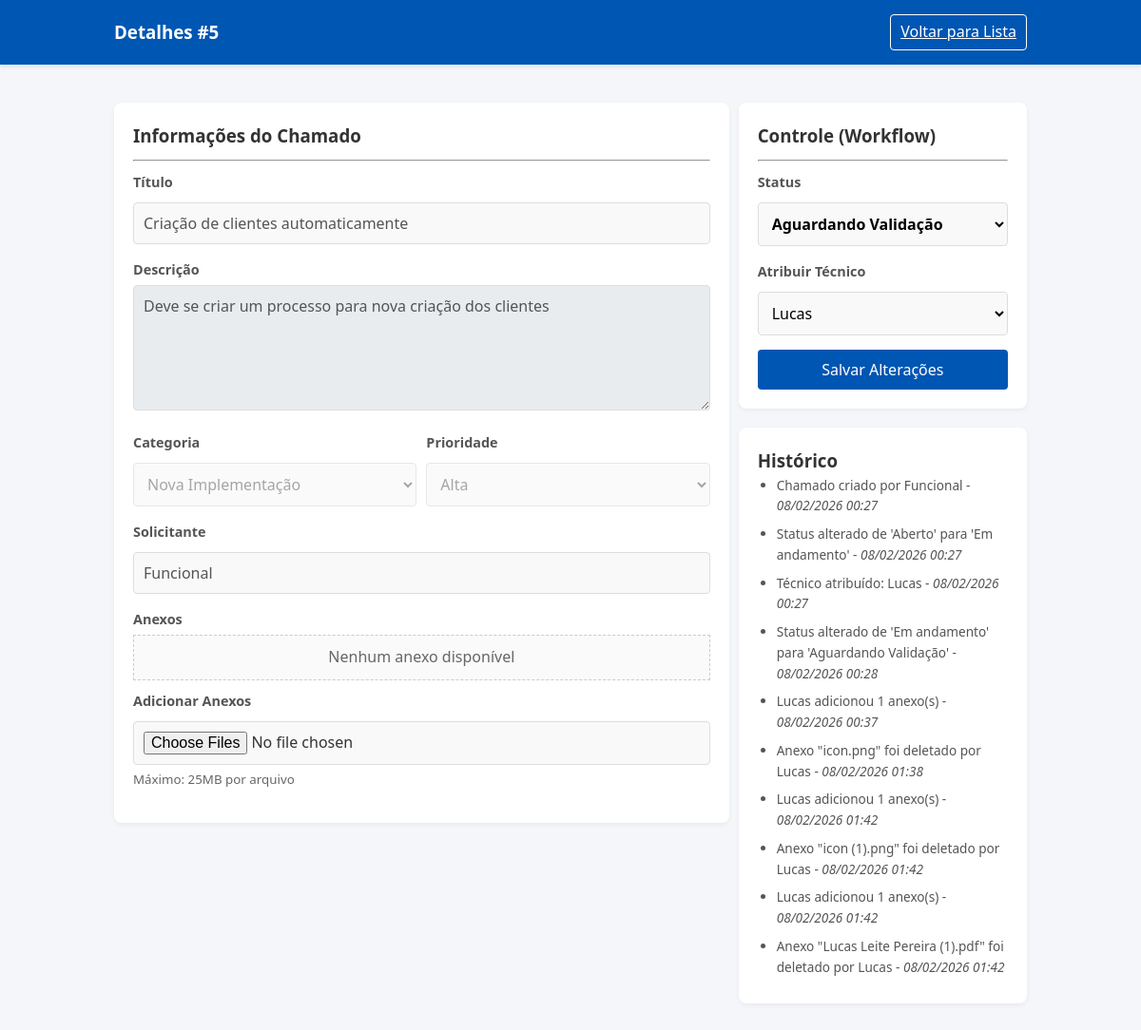
/detalhes/5/ (signed in), run on the app's committed database.
### tickets/models.py (models this page shows, shortened)
class Chamado(models.Model):
    STATUS_CHOICES = [
        ('ABERTO', 'Aberto'),
        ('EM_ANDAMENTO', 'Em andamento'),
        ('BLOQUEADO', 'Com Bloqueio'),
        ('VALIDACAO', 'Aguardando Validação'),
        ('MIGRACAO', 'Em migração'),
        ('CONCLUIDO', 'Concluído'),
        ('DOC_PENDENTE', 'Documentação Pendente'),
    ]
    CATEGORIA_CHOICES = [
        ('BUG', 'Bug / Erro'),
        ('NOVA_IMPLEMENTACAO', 'Nova Implementação'),
        ('ALTERACAO', 'Alteração'),
        ('REFATORACAO', 'Refatoração'),
        ('DEVOPS', 'DevOps / Infra'),
    ]
    PRIORIDADE_CHOICES = [
        ('BAIXA', 'Baixa'),
        ('MEDIA', 'Média'),
        ('ALTA', 'Alta'),
        ('URGENTE', 'Urgente'),
    ]
    titulo = models.CharField(max_length=200)
    descricao = models.TextField()
    categoria = models.CharField(max_length=20, choices=CATEGORIA_CHOICES)
    status = models.CharField(max_length=20, choices=STATUS_CHOICES, default='ABERTO')
    prioridade = models.CharField(max_length=10, choices=PRIORIDADE_CHOICES, default='MEDIA')
    solicitante = models.ForeignKey(User, on_delete=models.CASCADE, related_name='chamados_solicitados')
    tecnico = models.ForeignKey(User, on_delete=models.SET_NULL, null=True, blank=True,
                                related_name='chamados_atribuidos')
    data_criacao = models.DateTimeField(auto_now_add=True)
    data_atualizacao = models.DateTimeField(auto_now=True)
    class Meta:
        ordering = ['-data_criacao']
        verbose_name = 'Chamado'
        verbose_name_plural = 'Chamados'

class Perfil(models.Model):
    TIPO_CHOICES = [
        ('TECNICO', 'Técnico'),
        ('FUNCIONAL', 'Funcional'),
    ]
    user = models.OneToOneField(User, on_delete=models.CASCADE)
    tipo = models.CharField(max_length=10, choices=TIPO_CHOICES, default='FUNCIONAL')
    class Meta:
        verbose_name = 'Perfil'
        verbose_name_plural = 'Perfis'

class HistoricoChamado(models.Model):
    chamado = models.ForeignKey(Chamado, on_delete=models.CASCADE, related_name='historico')
    descricao = models.TextField()
    data = models.DateTimeField(auto_now_add=True)
    usuario = models.ForeignKey(User, on_delete=models.SET_NULL, null=True)
    class Meta:
        ordering = ['data']

### tickets/views.py (the view, shortened to what this page needs)
# urls.py: path('detalhes/<int:id>/', views.detalhes_view, name='detalhes'),
@login_required
def detalhes_view(request, id):
    chamado = get_object_or_404(Chamado, id=id)
    if request.user.perfil.tipo != 'TECNICO' and chamado.solicitante != request.user:
        messages.error(request, 'Você não tem permissão para acessar este chamado.')
        return redirect('dashboard')
    tecnicos = User.objects.filter(perfil__tipo='TECNICO')
    return render(request, 'tickets/detalhes.html', {
        'chamado': chamado,
        'tecnicos': tecnicos
    })

### tickets/templates/tickets/detalhes.html (shortened to what this page needs)
{% load static %}
<!DOCTYPE html>
<html lang="pt-BR">
<head>
    <link rel="stylesheet" href="{% static 'tickets/css/style.css' %}">
</head>
<body>
    <header>
        <div class="header-content">
            <h3>Detalhes <span id="ticket-id-display">#{{ chamado.id }}</span></h3>
            <a href="{% url 'dashboard' %}" class="btn-logout">Voltar para Lista</a>
        </div>
    </header>
    <div class="container">
        <form method="POST" enctype="multipart/form-data" id="details-form">
            <div class="flex-row" style="align-items: flex-start;">
                <div class="card" style="flex: 2;">
                    <h3>Informações do Chamado</h3>
                    <hr style="margin: 10px 0;">
                    <div class="form-group">
                        <label>Título</label>
                        <input type="text" name="titulo" value="{{ chamado.titulo }}" {% if chamado.status != 'ABERTO' or user.perfil.tipo != 'TECNICO' and chamado.solicitante != user %}disabled{% endif %}>
                    </div>
                    <div class="form-group">
                        <label>Descrição</label>
                        <textarea name="descricao" rows="5" {% if chamado.status != 'ABERTO' or user.perfil.tipo != 'TECNICO' and chamado.solicitante != user %}disabled{% endif %}>{{ chamado.descricao }}</textarea>
                    </div>
                    <div class="flex-row">
                        <div class="form-group" style="flex: 1;">
                            <label>Categoria</label>
                            <select name="categoria" {% if chamado.status != 'ABERTO' or user.perfil.tipo != 'TECNICO' and chamado.solicitante != user %}disabled{% endif %}>
                                <option value="NOVA_IMPLEMENTACAO" {% if chamado.categoria == 'NOVA_IMPLEMENTACAO' %}selected{% endif %}>Nova Implementação</option>
                            </select>
                        </div>
                        <div class="form-group" style="flex: 1;">
                            <label>Prioridade</label>
                            <select name="prioridade" {% if chamado.status != 'ABERTO' or user.perfil.tipo != 'TECNICO' and chamado.solicitante != user %}disabled{% endif %}>
                                <option value="ALTA" {% if chamado.prioridade == 'ALTA' %}selected{% endif %}>Alta</option>
                            </select>
                        </div>
                    </div>
                    <div class="form-group">
                        <label>Solicitante</label>
                        <input type="text" value="{{ chamado.solicitante.username }}" disabled>
                    </div>
                    <div class="form-group">
                        <label>Anexos</label>
                        {% if chamado.anexos.all %}
                        <div style="border: 1px solid #ddd; padding: 10px; background: #fafafa; border-radius: 4px;">
                            {% for anexo in chamado.anexos.all %}
                            <div style="padding: 8px; border-bottom: 1px solid #eee;">
                                <div style="display: flex; justify-content: space-between; align-items: center; margin-bottom: 8px;">
                                    <div>
                                        <strong>{{ anexo.nome_original }}</strong>
                                        <br>
                                        <small style="color: #666;">
                                            {{ anexo.get_tamanho_formatado }} - Enviado por {{ anexo.usuario.username }} em {{ anexo.data_upload|date:"d/m/Y H:i" }}
                                        </small>
                                    </div>
                                    <div style="display: flex; gap: 5px;">
                                        {% if anexo.nome_original|lower|slice:"-4:" == ".jpg" or anexo.nome_original|lower|slice:"-5:" == ".jpeg" or anexo.nome_original|lower|slice:"-4:" == ".png" or anexo.nome_original|lower|slice:"-4:" == ".gif" or anexo.nome_original|lower|slice:"-5:" == ".webp" %}
                                        <button type="button" onclick="visualizarImagem('{{ anexo.arquivo.url }}', '{{ anexo.nome_original }}')" class="btn btn-secondary" style="padding: 5px 10px; font-size: 0.85rem;">
                                            👁️ Visualizar
                                        </button>
                                        {% endif %}
                                        <a href="{{ anexo.arquivo.url }}" download class="btn btn-secondary" style="padding: 5px 10px; font-size: 0.85rem;">
                                            ⬇️ Download
                                        </a>
                                        {% if user.perfil.tipo == 'TECNICO' or anexo.usuario == user %}
                                        <button type="button" onclick="confirmarDelecao({{ anexo.id }}, '{{ anexo.nome_original }}')" class="btn btn-danger" style="padding: 5px 10px; font-size: 0.85rem; background: #dc3545; color: white; border: none; cursor: pointer;">
                                            🗑️ Deletar
                                        </button>
                                        {% endif %}
                                    </div>
                                </div>
                                {% if anexo.nome_original|lower|slice:"-4:" == ".jpg" or anexo.nome_original|lower|slice:"-5:" == ".jpeg" or anexo.nome_original|lower|slice:"-4:" == ".png" or anexo.nome_original|lower|slice:"-4:" == ".gif" or anexo.nome_original|lower|slice:"-5:" == ".webp" %}
                                <img src="{{ anexo.arquivo.url }}" alt="{{ anexo.nome_original }}" style="max-width: 150px; max-height: 100px; border-radius: 4px; cursor: pointer; margin-top: 5px;" onclick="visualizarImagem('{{ anexo.arquivo.url }}', '{{ anexo.nome_original }}')">
                                {% endif %}
                            </div>
                            {% endfor %}
                        </div>
                        {% else %}
                        <div style="border: 1px dashed #ccc; padding: 10px; background: #fafafa; color: #666; text-align: center;">
                            Nenhum anexo disponível
                        </div>
                        {% endif %}
                        <div style="margin-top: 10px;">
                            <label style="font-size: 0.9rem;">Adicionar Anexos</label>
                            <input type="file" name="novos_anexos" multiple accept="image/*,.pdf,.doc,.docx,.xls,.xlsx,.txt,.zip">
                            <small style="color: #666; display: block; margin-top: 5px;">
                                Máximo: 25MB por arquivo
                            </small>
                        </div>
                    </div>
                </div>
                <div style="flex: 1; display: flex; flex-direction: column;">
                    <div class="card">
                        <h3>Controle (Workflow)</h3>
                        <hr style="margin: 10px 0;">
                        <div class="form-group">
                            <label>Status</label>
                            <select name="status" style="font-weight: bold;" {% if user.perfil.tipo != 'TECNICO' %}disabled{% endif %}>
                                <option value="VALIDACAO" {% if chamado.status == 'VALIDACAO' %}selected{% endif %}>Aguardando Validação</option>
                            </select>
                        </div>
                        <div class="form-group">
                            <label>Atribuir Técnico</label>
                            <select name="tecnico" {% if user.perfil.tipo != 'TECNICO' %}disabled{% endif %}>
                                {% for tec in tecnicos %}
                                <option value="{{ tec.id }}" {% if chamado.tecnico and chamado.tecnico.id == tec.id %}selected{% endif %}>
                                    {{ tec.username }}
                                </option>
                                {% endfor %}
                            </select>
                        </div>
                        {% if user.perfil.tipo == 'TECNICO' or chamado.status == 'ABERTO' and chamado.solicitante == user %}
                        <button type="submit" class="btn btn-primary" style="width: 100%;">Salvar Alterações</button>
                        {% endif %}
                    </div>
                    <div class="card">
                        <h3>Histórico</h3>
                        <ul id="history-list" style="padding-left: 20px; font-size: 0.85rem; color: #555;">
                            {% if chamado.historico.all %}
                            {% for hist in chamado.historico.all %}
                            <li style="margin-bottom: 8px;">
                                {{ hist.descricao }} - <em>{{ hist.data|date:"d/m/Y H:i" }}</em>
                            </li>
                            {% endfor %}
                            {% else %}
                            <li>Nenhum histórico disponível.</li>
                            {% endif %}
                        </ul>
                    </div>
                </div>
            </div>
        </form>
    </div>
</body>
</html>

### tickets/static/tickets/css/style.css (style rules this page uses)
:root { --primary-color: #0056b3; --secondary-color: #f4f6f9; --text-color: #333; --border-color: #ddd; --white: #ffffff; --status-aberto: #007bff; --status-andamento: #ffc107; --status-bloqueio: #dc3545; --status-validacao: #17a2b8; --status-migracao: #6610f2; --status-concluido: #28a745; --status-pendente: #fd7e14; }
* { box-sizing: border-box; margin: 0; padding: 0; font-family: 'Segoe UI', Tahoma, Geneva, Verdana, sans-serif; }
body { background-color: var(--secondary-color); color: var(--text-color); line-height: 1.6; }
.container { max-width: 1000px; margin: 0 auto; padding: 20px; }
header { background-color: var(--primary-color); color: var(--white); padding: 15px 0; margin-bottom: 20px; box-shadow: 0 2px 4px rgba(0, 0, 0, 0.1); }
.header-content { max-width: 1000px; margin: 0 auto; display: flex; justify-content: space-between; align-items: center; padding: 0 20px; }
.btn-logout { background: none; border: 1px solid var(--white); color: var(--white); padding: 5px 10px; cursor: pointer; border-radius: 4px; }
.card { background: var(--white); padding: 20px; border-radius: 8px; box-shadow: 0 2px 5px rgba(0, 0, 0, 0.05); margin-bottom: 20px; }
.form-group { margin-bottom: 15px; }
label { display: block; margin-bottom: 5px; font-weight: 600; font-size: 0.9rem; }
input, select, textarea { width: 100%; padding: 10px; border: 1px solid var(--border-color); border-radius: 4px; font-size: 1rem; }
input:disabled, select:disabled, textarea:disabled { background-color: #e9ecef; cursor: not-allowed; }
.btn { padding: 10px 20px; border: none; border-radius: 4px; cursor: pointer; font-size: 1rem; text-decoration: none; display: inline-block; text-align: center; }
.btn-primary { background-color: var(--primary-color); color: var(--white); }
.flex-row { display: flex; gap: 10px; flex-wrap: wrap; }
.form-group input, .form-group select { margin-top: 5px; background-color: #f9f9f9; }
.form-group label { color: #555; }

### data on the page
Chamado: id "5", titulo "Criação de clientes automaticamente", descricao "Deve se criar um processo para nova criação dos clientes", categoria "Nova Implementação", prioridade "Alta", solicitante.username "Funcional", status "Aguardando Validação", tecnico "Lucas"
HistoricoChamado: descricao "Chamado criado por Funcional", data "08/02/2026 00:27"
HistoricoChamado: descricao "Status alterado de 'Aberto' para 'Em andamento'", data "08/02/2026 00:27"
HistoricoChamado: descricao "Técnico atribuído: Lucas", data "08/02/2026 00:27"
HistoricoChamado: descricao "Status alterado de 'Em andamento' para 'Aguardando Validação'", data "08/02/2026 00:28"
HistoricoChamado: descricao "Lucas adicionou 1 anexo(s)", data "08/02/2026 00:37"
HistoricoChamado: descricao "Anexo \"icon.png\" foi deletado por Lucas", data "08/02/2026 01:38"
HistoricoChamado: descricao "Lucas adicionou 1 anexo(s)", data "08/02/2026 01:42"
HistoricoChamado: descricao "Anexo \"icon (1).png\" foi deletado por Lucas", data "08/02/2026 01:42"
HistoricoChamado: descricao "Lucas adicionou 1 anexo(s)", data "08/02/2026 01:42"
HistoricoChamado: descricao "Anexo \"Lucas Leite Pereira (1).pdf\" foi deletado por Lucas", data "08/02/2026 01:42"
